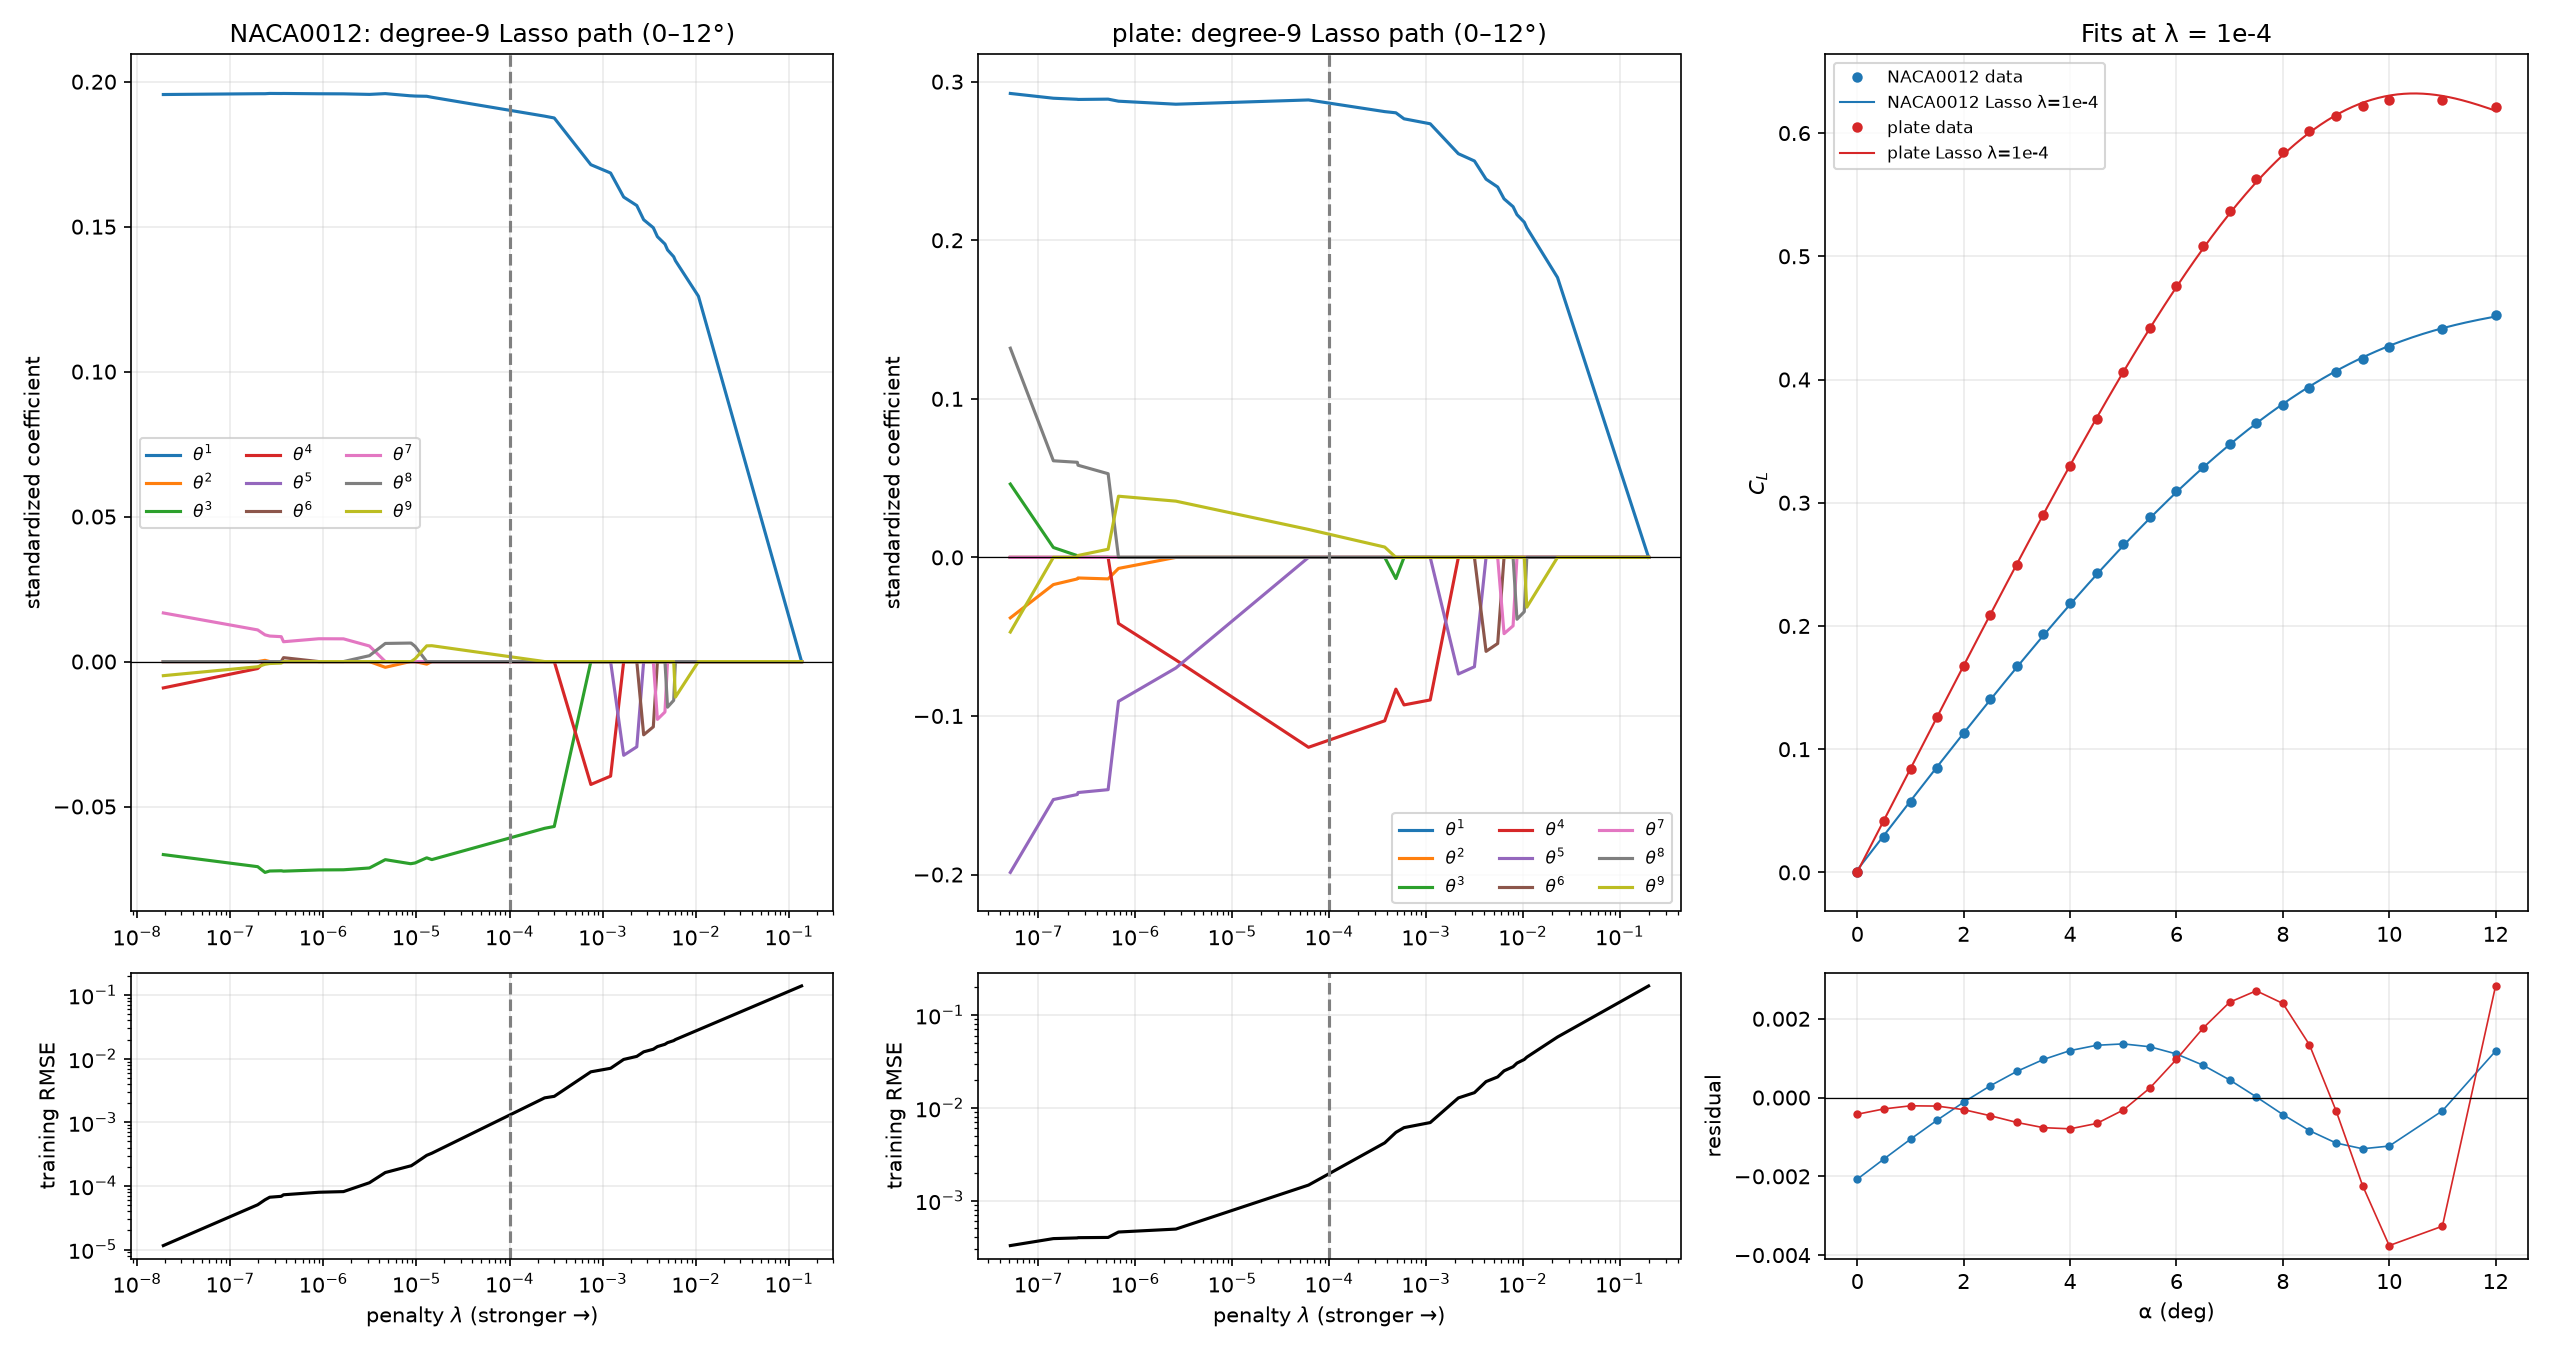

This figure's Python source:
"""Degree-9 standardized Lasso on steady C_L(theta), plate vs NACA0012.

Same pipeline as static_airfoil/analysis/lasso_reg.py + lasso_path.py:
PolynomialFeatures(9, no bias) -> StandardScaler -> Lasso(alpha=1e-4), all
0-12 deg data, theta in radians; LARS gives the full path, checked against
coordinate descent at the selected penalty.  The NACA0012 run reproduces the
airfoil result and is the reference.
"""
from pathlib import Path

import matplotlib
matplotlib.use("Agg")
import matplotlib.pyplot as plt
import numpy as np
import pandas as pd
from sklearn.linear_model import Lasso, lars_path
from sklearn.preprocessing import PolynomialFeatures, StandardScaler

ROOT = Path(__file__).resolve().parents[1]
DATA = {"NACA0012": ROOT.parents[1] / "static_airfoil" / "lift_coeffs.csv",
        "plate": ROOT / "lift_coeffs.csv"}
DEG, SELECTED = 9, 1e-4


def run(path):
    d = np.loadtxt(path, skiprows=1)
    theta, y = np.deg2rad(d[:, 0]), d[:, 1]
    scaler = StandardScaler()
    X = scaler.fit_transform(PolynomialFeatures(DEG, include_bias=False).fit_transform(theta[:, None]))
    pen, _, coef = lars_path(X, y - y.mean(), method="lasso")
    sel = np.array([np.interp(SELECTED, pen[::-1], row[::-1]) for row in coef])
    check = Lasso(alpha=SELECTED, tol=1e-12, max_iter=1_000_000).fit(X, y)
    np.testing.assert_allclose(sel, check.coef_, atol=1e-6, rtol=1e-5)
    raw = sel / scaler.scale_
    rmse_path = np.sqrt(np.mean((y.mean() + X @ coef - y[:, None]) ** 2, axis=0))
    # order in which terms enter the path (first knot where nonzero)
    entry = sorted(((np.argmax(coef[j] != 0), j + 1) for j in range(DEG) if np.any(coef[j] != 0)))
    return dict(theta=theta, y=y, pen=pen, coef=coef, sel=sel, raw=raw,
                intercept=y.mean() - scaler.mean_ @ raw,
                rmse=np.sqrt(np.mean((check.predict(X) - y) ** 2)),
                rmse_path=rmse_path, entry=[p for _, p in entry],
                pred=lambda t: (y.mean() - scaler.mean_ @ raw)
                + sum(raw[j] * t ** (j + 1) for j in range(DEG)))


R = {k: run(p) for k, p in DATA.items()}
out = ROOT / "analysis"
lines = ["# Degree-9 Lasso, plate vs NACA0012 (Re = 500, 0–12°, θ in rad)", "",
         f"PolynomialFeatures({DEG}) → StandardScaler → Lasso(alpha={SELECTED:g}); "
         "same pipeline as static_airfoil/analysis/lasso_reg.py.", "",
         "| term | NACA0012 standardized | NACA0012 raw | plate standardized | plate raw |",
         "|---|---:|---:|---:|---:|",
         f"| intercept | | {R['NACA0012']['intercept']:+.6g} | | {R['plate']['intercept']:+.6g} |"]
for j in range(DEG):
    f, p = R["NACA0012"], R["plate"]
    cell = lambda v: f"{v:+.6g}" if v != 0 else "0"
    lines.append(f"| θ^{j+1} | {cell(f['sel'][j])} | {cell(f['raw'][j])} | "
                 f"{cell(p['sel'][j])} | {cell(p['raw'][j])} |")
lines += ["", "| | NACA0012 | plate |", "|---|---:|---:|",
          f"| nonzero terms at λ=1e-4 | {np.count_nonzero(R['NACA0012']['sel'])} | {np.count_nonzero(R['plate']['sel'])} |",
          f"| training RMSE | {R['NACA0012']['rmse']:.3g} | {R['plate']['rmse']:.3g} |", "",
          "Path note: θ^1 enters first for both; after that the high powers SWAP rather than",
          "accumulate (θ^9 is replaced by θ^8, then θ^7, ...) because the powers of θ over",
          "0–0.21 rad are nearly collinear.  The selected set at a given λ is therefore not a",
          "unique physical model; see lasso_path_*.csv for the knots."]
text = "\n".join(lines)
print(text)
(out / "LASSO_RESULTS.md").write_text(text + "\n")

for name, r in R.items():
    tab = {"lambda": r["pen"], "train_rmse": r["rmse_path"]}
    for j in range(DEG):
        tab[f"standardized_theta^{j+1}"] = r["coef"][j]
    pd.DataFrame(tab).to_csv(out / f"lasso_path_{name}.csv", index=False)

fig, ax = plt.subplots(2, 3, figsize=(17, 9), gridspec_kw={"height_ratios": [3, 1]})
for col, (name, r) in enumerate(R.items()):
    k = r["pen"] > 0                      # last LARS knot is lambda = 0
    for j, row in enumerate(r["coef"]):
        ax[0, col].plot(r["pen"][k], row[k], label=rf"$\theta^{j+1}$")
    ax[0, col].axhline(0, color="k", lw=0.6)
    ax[0, col].set(title=f"{name}: degree-9 Lasso path (0–12°)", ylabel="standardized coefficient")
    ax[1, col].plot(r["pen"][k], r["rmse_path"][k], "k")
    ax[1, col].set(xlabel=r"penalty $\lambda$ (stronger →)", ylabel="training RMSE", yscale="log")
    for a in (ax[0, col], ax[1, col]):
        a.set_xscale("log")
        a.axvline(SELECTED, color="gray", ls="--")
        a.grid(alpha=0.25)
    ax[0, col].legend(ncol=3, fontsize=8)
g = np.deg2rad(np.linspace(0, 12, 300))
for name, c in (("NACA0012", "C0"), ("plate", "C3")):
    r = R[name]
    ax[0, 2].plot(np.rad2deg(r["theta"]), r["y"], "o", ms=4, color=c, label=f"{name} data")
    ax[0, 2].plot(np.rad2deg(g), r["pred"](g), "-", lw=1, color=c, label=f"{name} Lasso λ=1e-4")
    ax[1, 2].plot(np.rad2deg(r["theta"]), r["y"] - r["pred"](r["theta"]), "o-", ms=3, lw=0.8, color=c)
ax[0, 2].set(title="Fits at λ = 1e-4", ylabel="$C_L$")
ax[0, 2].legend(fontsize=8)
ax[1, 2].axhline(0, color="k", lw=0.6)
ax[1, 2].set(xlabel="α (deg)", ylabel="residual")
ax[0, 2].grid(alpha=0.25); ax[1, 2].grid(alpha=0.25)
fig.tight_layout()
fig.savefig(out / "lasso_compare.png", dpi=150)
